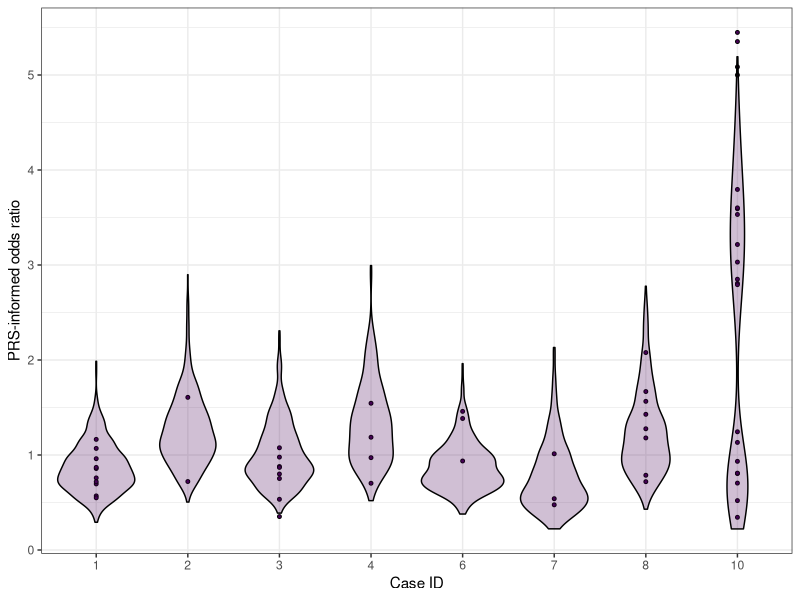

This figure's R source:
library(ggplot2)

#Read data into a table
oddsratios<-read.table("./data/retro.or.breastcancer.txt", header=T)
head(oddsratios)
sims<-read.table("./data/retro.breastcancer_ors_sims2.txt", header=T)

#Choose file to save figure
png("./figures/fig2b.png", width=600, height=400)

#Generate dot plot for each family

ggplot(data=oddsratios,aes(x=as.factor(caseid),y=oddsratio,fill=as.factor(phenotype)),show.legend=FALSE) + geom_point(data=oddsratios,aes(x=as.factor(caseid),y=oddsratio,fill=as.factor(phenotype)), shape = 21,size=1, color="black",alpha=1,show.legend=FALSE) + theme(panel.border = element_rect(colour = "black", fill=NA, size=0.1),strip.background = element_blank())+geom_violin(data=sims,aes(x=as.factor(caseid),y=oddsratio,fill=as.factor(phenotype)),alpha=0.25, position = position_dodge(width = .75),size=.5,color="black",show.legend=FALSE)+scale_fill_viridis_d( option = "D")+theme_bw()+ylab("PRS-informed odds ratio") + xlab("Case ID")

dev.off()
